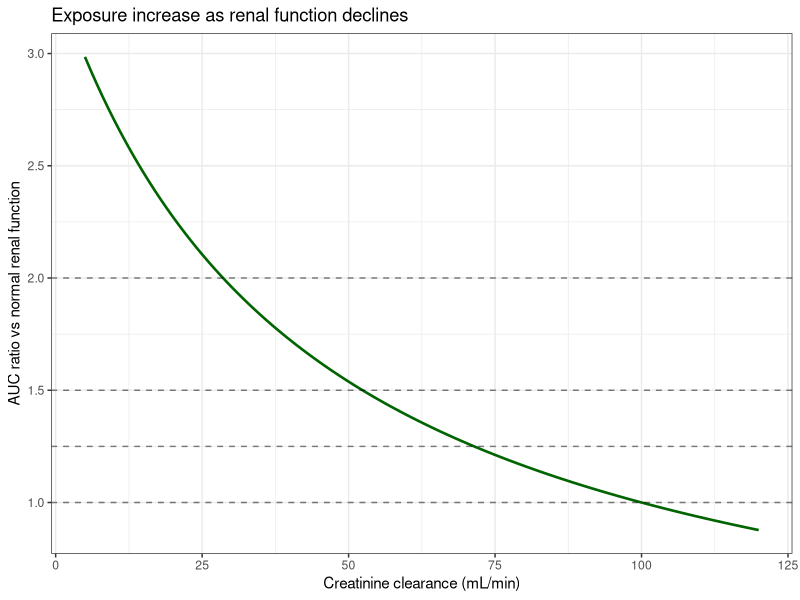

The R script that drew this image:
# Special Populations
# Extracted executable R code from 26-special-populations.qmd
# Generated by scripts/extract_code.R — do not edit by hand.
# Regenerate: Rscript scripts/extract_code.R   (book repo)
#             Rscript scripts/extract_code.R --standalone   (bundle)
# Working directory: run from the repository root (data/ paths are relative).

# ----------------------------------------------------------------------
# Section: R Example: Renal Function and Clearance
# ----------------------------------------------------------------------
set.seed(20260731)
library(ggplot2)
library(dplyr)

# Drug with 70% renal elimination at normal renal function
CL_ref <- 7.2     # L/h total clearance at CLcr = 100 mL/min
f_r <- 0.70       # fraction of CL_ref that is renal
CL_cr_ref <- 100  # mL/min reference

cl_renal <- function(clcr) {
  CL_ref * ((1 - f_r) + f_r * clcr / CL_cr_ref)
}

clcr_range <- seq(5, 120, by = 1)
renal_df <- tibble(
  CLcr = clcr_range,
  CL = cl_renal(clcr_range),
  AUC_ratio = cl_renal(CL_cr_ref) / CL
)

renal_df %>%
  filter(CLcr %in% c(120, 60, 30, 15)) %>%
  mutate(across(where(is.numeric), ~ round(.x, 2)))

# ----------------------------------------------------------------------
# Section: R: Renal Dose Adjustment Plot
# ----------------------------------------------------------------------
ggplot(renal_df, aes(CLcr, AUC_ratio)) +
  geom_line(linewidth = 0.9, color = "darkgreen") +
  geom_hline(yintercept = c(1, 1.25, 1.5, 2), linetype = "dashed", alpha = 0.5) +
  labs(
    x = "Creatinine clearance (mL/min)",
    y = "AUC ratio vs normal renal function",
    title = "Exposure increase as renal function declines"
  ) +
  theme_bw()

# ----------------------------------------------------------------------
# Section: R Example: Allometric Scaling
# ----------------------------------------------------------------------
library(readr)

pk_oral <- read_csv("data/pk_oral_multi.csv", show_col_types = FALSE)

# Adult reference
WT_std <- 70  # kg
CL_std <- 5.0 # L/h (hypothetical adult CL)

# Allometric CL prediction for each subject
pk_scaled <- pk_oral %>%
  distinct(USUBJID, WT) %>%
  mutate(
    CL_pred = CL_std * (WT / WT_std)^0.75,
    V_pred = 30 * (WT / WT_std)^1.0,
    t_half_pred = 0.693 * V_pred / CL_pred
  )

pk_scaled %>%
  summarise(
    WT_min = min(WT),
    WT_max = max(WT),
    CL_min = min(CL_pred),
    CL_max = max(CL_pred),
    t_half_range = paste0(round(min(t_half_pred), 1), "–", round(max(t_half_pred), 1), " h")
  )

# ----------------------------------------------------------------------
# Section: R: Toy Dose Adjustment
# ----------------------------------------------------------------------
# Scenario: elderly patient with reduced CL_cr
D_standard <- 500  # mg q12h
CL_cr_patient <- 25  # mL/min
CL_cr_normal <- 100

CL_normal <- cl_renal(CL_cr_normal)
CL_patient <- cl_renal(CL_cr_patient)

# Maintain same AUC: D_new = D_standard * (CL_patient / CL_normal)
D_adjusted <- D_standard * (CL_patient / CL_normal)

# Alternative: extend dosing interval
tau_standard <- 12
tau_adjusted <- tau_standard * (CL_normal / CL_patient)

data.frame(
  CL_cr_patient = CL_cr_patient,
  CL_normal = round(CL_normal, 2),
  CL_patient = round(CL_patient, 2),
  D_standard_mg = D_standard,
  D_adjusted_mg = round(D_adjusted, 0),
  tau_standard_h = tau_standard,
  tau_adjusted_h = round(tau_adjusted, 1),
  AUC_ratio_if_no_change = round(CL_normal / CL_patient, 2)
)

# ----------------------------------------------------------------------
# Section: Beyond Fixed-Exponent Allometry
# ----------------------------------------------------------------------
# Maturational allometry: CL vs postmenstrual age at fixed weight
maturation <- function(PMA, PM50 = 46, H = 3) PMA^H / (PMA^H + PM50^H)
CL_allometric <- 8 * (10/70)^0.75   # size-adjusted 'mature' CL for a 10 kg child
PMA_grid <- seq(25, 140, by = 5)
tibble(PMA = PMA_grid,
       CL_allometric = CL_allometric,
       CL_matured = CL_allometric * maturation(PMA_grid),
       maturation_fraction = maturation(PMA_grid)) %>%
  filter(PMA %in% c(25, 35, 45, 60, 100)) %>%
  mutate(across(-PMA, ~ round(.x, 3)))
